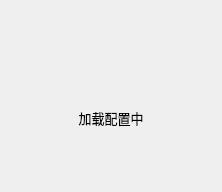
     <widget class="QWidget" name="page">
      <layout class="QGridLayout" name="gridLayout_17">
       <item row="1" column="1">
        <widget class="QWidget" name="widget_10" native="true">
         <property name="minimumSize">
          <size>
           <width>90</width>
           <height>90</height>
          </size>
         </property>
         <property name="styleSheet">
          <string notr="true"/>
         </property>
         <layout class="QGridLayout" name="gridLayout_18">
          <item row="0" column="0">
           <spacer name="horizontalSpacer_27">
            <property name="orientation">
             <enum>Qt::Horizontal</enum>
            </property>
            <property name="sizeHint" stdset="0">
             <size>
              <width>40</width>
              <height>20</height>
             </size>
            </property>
           </spacer>
          </item>
          <item row="1" column="1">
           <spacer name="verticalSpacer_3">
            <property name="orientation">
             <enum>Qt::Vertical</enum>
            </property>
            <property name="sizeType">
             <enum>QSizePolicy::Fixed</enum>
            </property>
            <property name="sizeHint" stdset="0">
             <size>
              <width>10</width>
              <height>8</height>
             </size>
            </property>
           </spacer>
          </item>
          <item row="0" column="1">
           <widget class="QLabel" name="loadingImg">
            <property name="maximumSize">
             <size>
              <width>48</width>
              <height>48</height>
             </size>
            </property>
            <property name="text">
             <string/>
            </property>
            <property name="pixmap">
             <pixmap resource="res.qrc">:/img/loading.gif</pixmap>
            </property>
            <property name="scaledContents">
             <bool>true</bool>
            </property>
            <property name="alignment">
             <set>Qt::AlignCenter</set>
            </property>
           </widget>
          </item>
          <item row="0" column="2">
           <spacer name="horizontalSpacer_28">
            <property name="orientation">
             <enum>Qt::Horizontal</enum>
            </property>
            <property name="sizeHint" stdset="0">
             <size>
              <width>40</width>
              <height>20</height>
             </size>
            </property>
           </spacer>
          </item>
          <item row="2" column="0" colspan="3">
           <widget class="QLabel" name="loadingText">
            <property name="styleSheet">
             <string notr="true">font: 10pt;</string>
            </property>
            <property name="text">
             <string>加载配置中</string>
            </property>
            <property name="alignment">
             <set>Qt::AlignCenter</set>
            </property>
           </widget>
          </item>
         </layout>
        </widget>
       </item>
       <item row="1" column="0">
        <spacer name="horizontalSpacer_26">
         <property name="orientation">
          <enum>Qt::Horizontal</enum>
         </property>
         <property name="sizeHint" stdset="0">
          <size>
           <width>40</width>
           <height>20</height>
          </size>
         </property>
        </spacer>
       </item>
       <item row="0" column="1">
        <spacer name="verticalSpacer">
         <property name="orientation">
          <enum>Qt::Vertical</enum>
         </property>
         <property name="sizeHint" stdset="0">
          <size>
           <width>20</width>
           <height>40</height>
          </size>
         </property>
        </spacer>
       </item>
       <item row="1" column="2">
        <spacer name="horizontalSpacer_25">
         <property name="orientation">
          <enum>Qt::Horizontal</enum>
         </property>
         <property name="sizeHint" stdset="0">
          <size>
           <width>40</width>
           <height>20</height>
          </size>
         </property>
        </spacer>
       </item>
       <item row="2" column="1">
        <spacer name="verticalSpacer_2">
         <property name="orientation">
          <enum>Qt::Vertical</enum>
         </property>
         <property name="sizeHint" stdset="0">
          <size>
           <width>20</width>
           <height>40</height>
          </size>
         </property>
        </spacer>
       </item>
      </layout>
     </widget>
